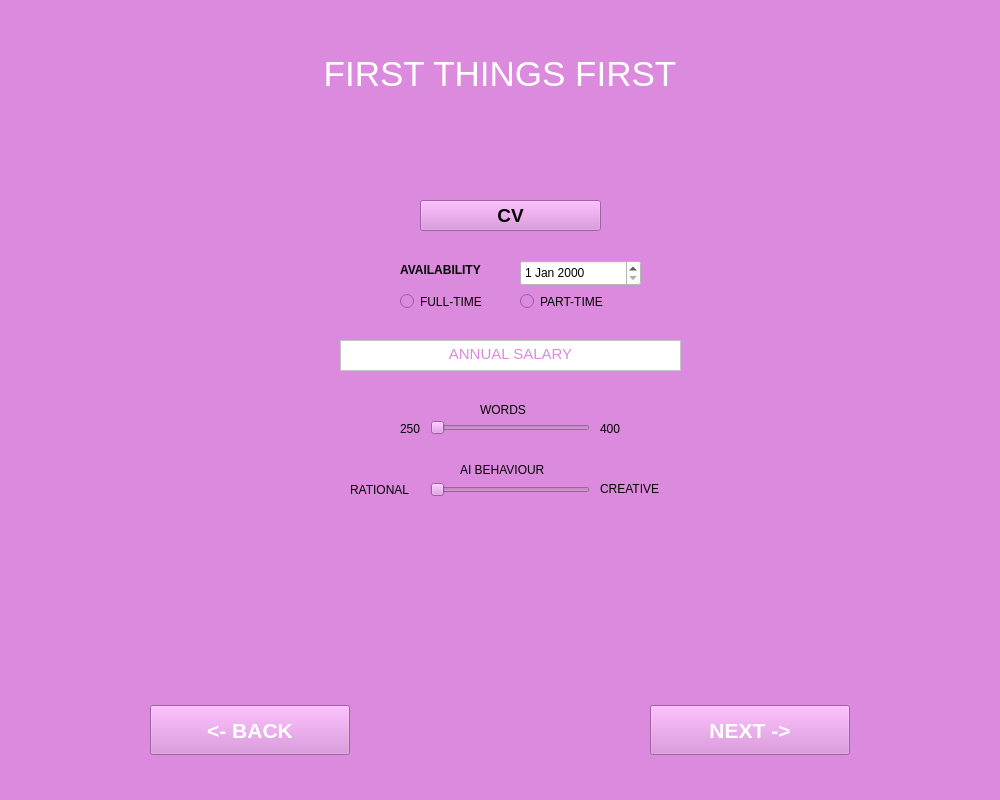
<?xml version="1.0" encoding="UTF-8"?>
<ui version="4.0">
 <class>Window_2_Input</class>
 <widget class="QMainWindow" name="Window_2_Input">
  <property name="geometry">
   <rect>
    <x>0</x>
    <y>0</y>
    <width>1000</width>
    <height>800</height>
   </rect>
  </property>
  <property name="windowTitle">
   <string>LazyApp</string>
  </property>
  <property name="styleSheet">
   <string notr="true">background-color: rgb(220, 138, 221);</string>
  </property>
  <widget class="QWidget" name="centralwidget">
   <widget class="QTextBrowser" name="text_FirstThingFirst">
    <property name="geometry">
     <rect>
      <x>0</x>
      <y>50</y>
      <width>1000</width>
      <height>60</height>
     </rect>
    </property>
    <property name="autoFillBackground">
     <bool>true</bool>
    </property>
    <property name="styleSheet">
     <string notr="true">color: rgb(255, 255, 255);</string>
    </property>
    <property name="frameShape">
     <enum>QFrame::NoFrame</enum>
    </property>
    <property name="frameShadow">
     <enum>QFrame::Plain</enum>
    </property>
    <property name="lineWidth">
     <number>0</number>
    </property>
    <property name="html">
     <string>&lt;!DOCTYPE HTML PUBLIC &quot;-//W3C//DTD HTML 4.0//EN&quot; &quot;http://www.w3.org/TR/REC-html40/strict.dtd&quot;&gt;
&lt;html&gt;&lt;head&gt;&lt;meta name=&quot;qrichtext&quot; content=&quot;1&quot; /&gt;&lt;style type=&quot;text/css&quot;&gt;
p, li { white-space: pre-wrap; }
&lt;/style&gt;&lt;/head&gt;&lt;body style=&quot; font-family:'Ubuntu'; font-size:11pt; font-weight:400; font-style:normal;&quot;&gt;
&lt;p align=&quot;center&quot; style=&quot; margin-top:0px; margin-bottom:0px; margin-left:0px; margin-right:0px; -qt-block-indent:0; text-indent:0px;&quot;&gt;&lt;span style=&quot; font-size:26pt;&quot;&gt;FIRST THINGS FIRST&lt;/span&gt;&lt;/p&gt;&lt;/body&gt;&lt;/html&gt;</string>
    </property>
   </widget>
   <widget class="QPushButton" name="button_nextToJobAd">
    <property name="geometry">
     <rect>
      <x>650</x>
      <y>705</y>
      <width>200</width>
      <height>50</height>
     </rect>
    </property>
    <property name="font">
     <font>
      <pointsize>16</pointsize>
      <weight>75</weight>
      <bold>true</bold>
     </font>
    </property>
    <property name="styleSheet">
     <string notr="true">color: rgb(255, 255, 255);</string>
    </property>
    <property name="text">
     <string>NEXT -&gt;</string>
    </property>
   </widget>
   <widget class="QPushButton" name="button_backToWelcomeWindow">
    <property name="geometry">
     <rect>
      <x>150</x>
      <y>705</y>
      <width>200</width>
      <height>50</height>
     </rect>
    </property>
    <property name="font">
     <font>
      <pointsize>16</pointsize>
      <weight>75</weight>
      <bold>true</bold>
     </font>
    </property>
    <property name="styleSheet">
     <string notr="true">color: rgb(255, 255, 255);</string>
    </property>
    <property name="text">
     <string>&lt;- BACK</string>
    </property>
   </widget>
   <widget class="QLabel" name="label_wordAmount_251">
    <property name="geometry">
     <rect>
      <x>600</x>
      <y>420</y>
      <width>31</width>
      <height>17</height>
     </rect>
    </property>
    <property name="text">
     <string>400</string>
    </property>
   </widget>
   <widget class="QSlider" name="slider_wordAmount">
    <property name="geometry">
     <rect>
      <x>430</x>
      <y>420</y>
      <width>160</width>
      <height>16</height>
     </rect>
    </property>
    <property name="orientation">
     <enum>Qt::Horizontal</enum>
    </property>
   </widget>
   <widget class="QTextEdit" name="textEdit_annuaSalary">
    <property name="geometry">
     <rect>
      <x>340</x>
      <y>340</y>
      <width>341</width>
      <height>31</height>
     </rect>
    </property>
    <property name="styleSheet">
     <string notr="true">background-color: rgb(255, 255, 255);
</string>
    </property>
    <property name="html">
     <string>&lt;!DOCTYPE HTML PUBLIC &quot;-//W3C//DTD HTML 4.0//EN&quot; &quot;http://www.w3.org/TR/REC-html40/strict.dtd&quot;&gt;
&lt;html&gt;&lt;head&gt;&lt;meta name=&quot;qrichtext&quot; content=&quot;1&quot; /&gt;&lt;style type=&quot;text/css&quot;&gt;
p, li { white-space: pre-wrap; }
&lt;/style&gt;&lt;/head&gt;&lt;body style=&quot; font-family:'Ubuntu'; font-size:11pt; font-weight:400; font-style:normal;&quot;&gt;
&lt;p align=&quot;center&quot; style=&quot; margin-top:0px; margin-bottom:0px; margin-left:0px; margin-right:0px; -qt-block-indent:0; text-indent:0px;&quot;&gt;&lt;span style=&quot; color:#dc8add;&quot;&gt;ANNUAL SALARY&lt;/span&gt;&lt;/p&gt;&lt;/body&gt;&lt;/html&gt;</string>
    </property>
   </widget>
   <widget class="QLabel" name="label_AiBehaviour_rational">
    <property name="geometry">
     <rect>
      <x>350</x>
      <y>480</y>
      <width>81</width>
      <height>20</height>
     </rect>
    </property>
    <property name="text">
     <string>RATIONAL</string>
    </property>
   </widget>
   <widget class="QRadioButton" name="radioButton_fullTime">
    <property name="geometry">
     <rect>
      <x>400</x>
      <y>290</y>
      <width>112</width>
      <height>23</height>
     </rect>
    </property>
    <property name="text">
     <string>FULL-TIME</string>
    </property>
   </widget>
   <widget class="QLabel" name="label_wordAmount_250">
    <property name="geometry">
     <rect>
      <x>400</x>
      <y>420</y>
      <width>31</width>
      <height>17</height>
     </rect>
    </property>
    <property name="text">
     <string>250</string>
    </property>
   </widget>
   <widget class="QLabel" name="label_wordAmount">
    <property name="geometry">
     <rect>
      <x>480</x>
      <y>400</y>
      <width>61</width>
      <height>20</height>
     </rect>
    </property>
    <property name="text">
     <string>WORDS</string>
    </property>
   </widget>
   <widget class="QSlider" name="slider_AiBehaviour">
    <property name="geometry">
     <rect>
      <x>430</x>
      <y>480</y>
      <width>160</width>
      <height>20</height>
     </rect>
    </property>
    <property name="orientation">
     <enum>Qt::Horizontal</enum>
    </property>
   </widget>
   <widget class="QLabel" name="label_AiBehaviour">
    <property name="geometry">
     <rect>
      <x>460</x>
      <y>460</y>
      <width>101</width>
      <height>20</height>
     </rect>
    </property>
    <property name="text">
     <string>AI BEHAVIOUR</string>
    </property>
   </widget>
   <widget class="QPushButton" name="button_CV_browseFile">
    <property name="geometry">
     <rect>
      <x>420</x>
      <y>200</y>
      <width>181</width>
      <height>31</height>
     </rect>
    </property>
    <property name="font">
     <font>
      <pointsize>14</pointsize>
      <weight>75</weight>
      <bold>true</bold>
     </font>
    </property>
    <property name="text">
     <string>CV</string>
    </property>
   </widget>
   <widget class="QDateEdit" name="button_availibility_date">
    <property name="geometry">
     <rect>
      <x>520</x>
      <y>260</y>
      <width>121</width>
      <height>26</height>
     </rect>
    </property>
    <property name="styleSheet">
     <string notr="true">background-color: rgb(255, 255, 255);</string>
    </property>
   </widget>
   <widget class="QLabel" name="label_AiBehaviour_creative">
    <property name="geometry">
     <rect>
      <x>600</x>
      <y>480</y>
      <width>71</width>
      <height>17</height>
     </rect>
    </property>
    <property name="text">
     <string>CREATIVE</string>
    </property>
   </widget>
   <widget class="QLabel" name="label_availabilty">
    <property name="geometry">
     <rect>
      <x>400</x>
      <y>260</y>
      <width>111</width>
      <height>20</height>
     </rect>
    </property>
    <property name="font">
     <font>
      <weight>75</weight>
      <bold>true</bold>
     </font>
    </property>
    <property name="text">
     <string>AVAILABILITY</string>
    </property>
   </widget>
   <widget class="QRadioButton" name="radioButton_partTime">
    <property name="geometry">
     <rect>
      <x>520</x>
      <y>290</y>
      <width>112</width>
      <height>23</height>
     </rect>
    </property>
    <property name="text">
     <string>PART-TIME</string>
    </property>
   </widget>
  </widget>
  <widget class="QMenuBar" name="menubar">
   <property name="geometry">
    <rect>
     <x>0</x>
     <y>0</y>
     <width>1000</width>
     <height>22</height>
    </rect>
   </property>
  </widget>
  <widget class="QStatusBar" name="statusbar"/>
 </widget>
 <resources/>
 <connections/>
</ui>
